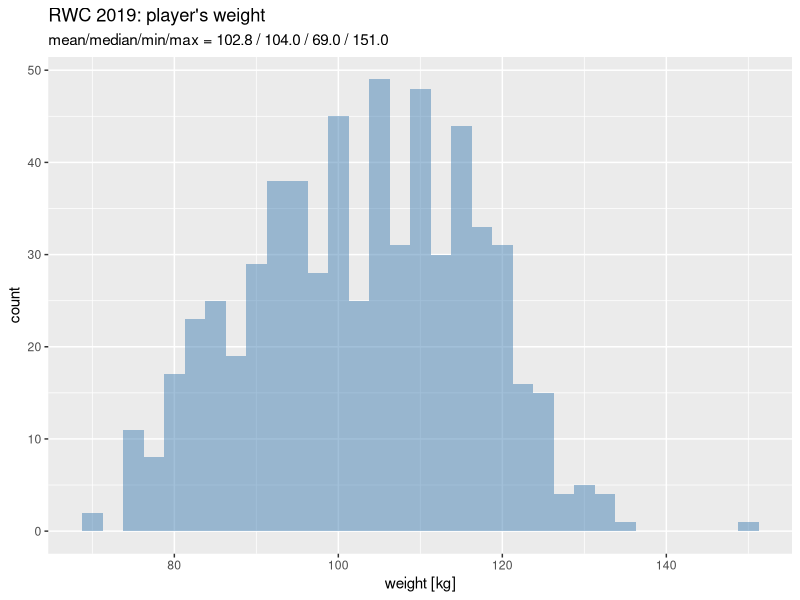
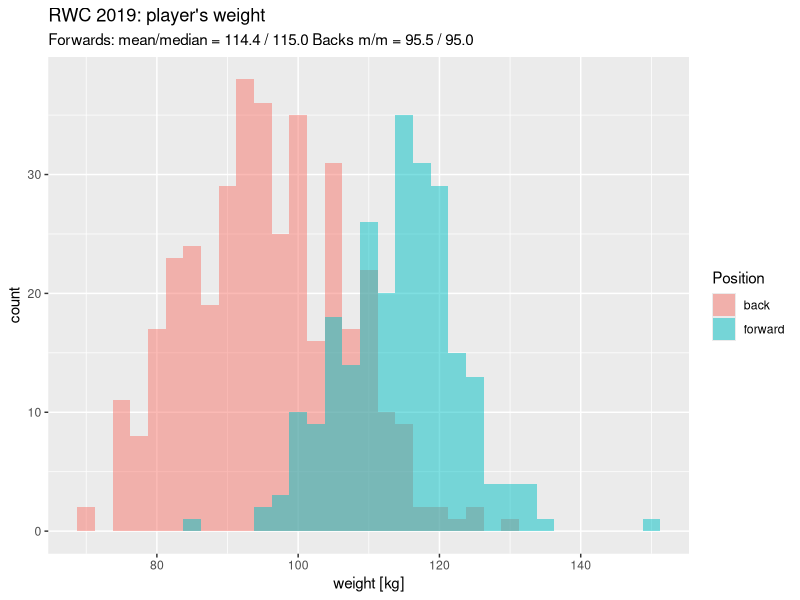
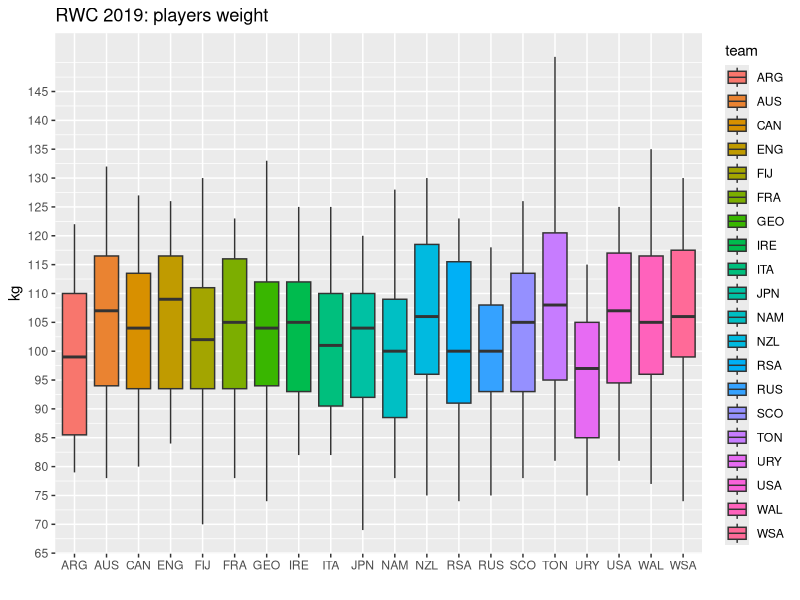
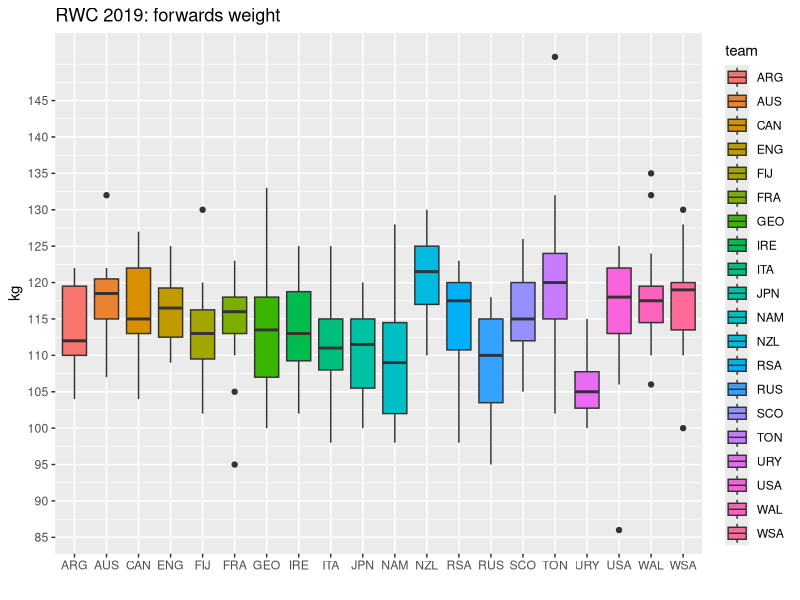
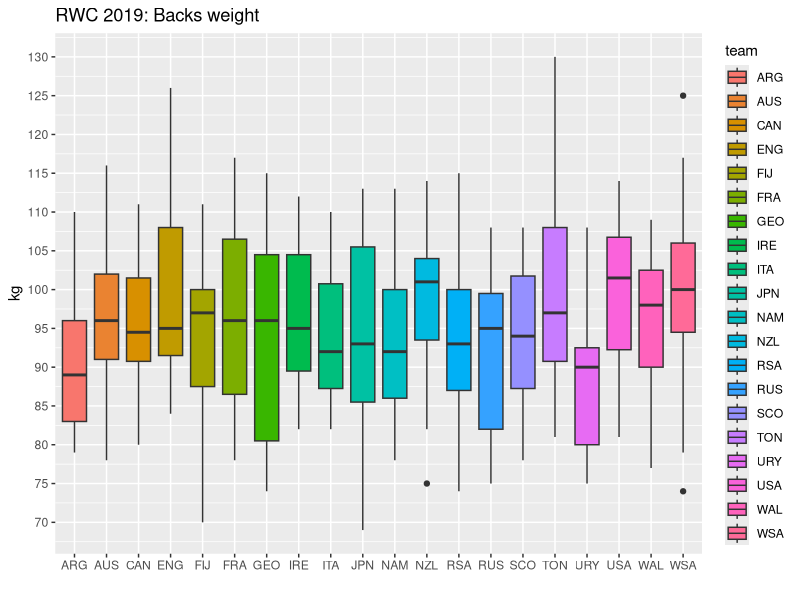
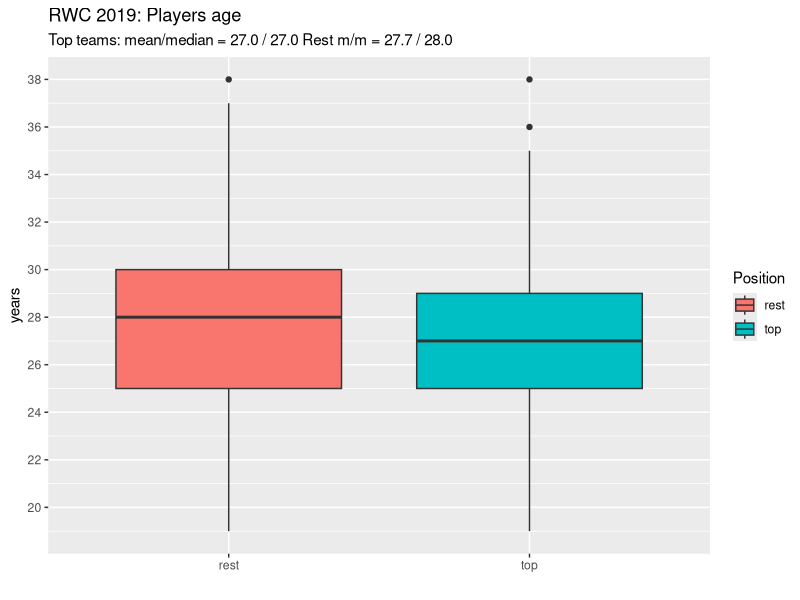
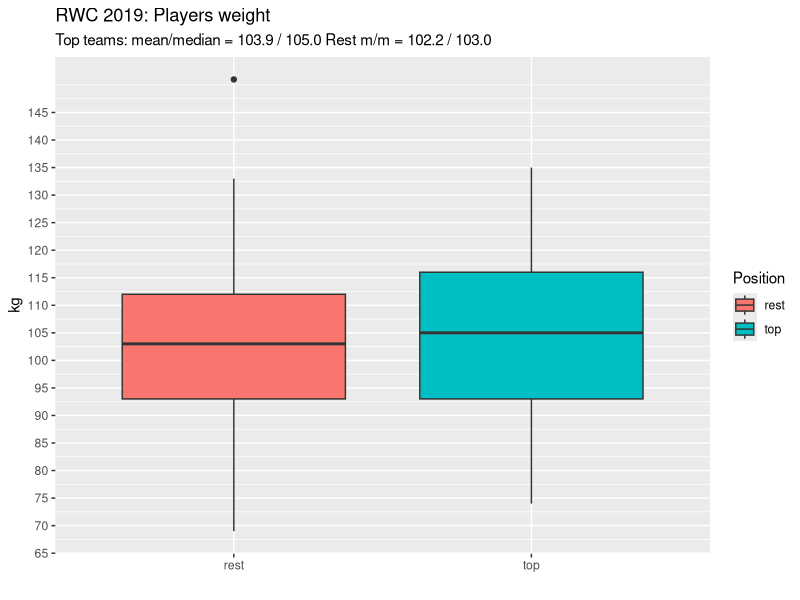
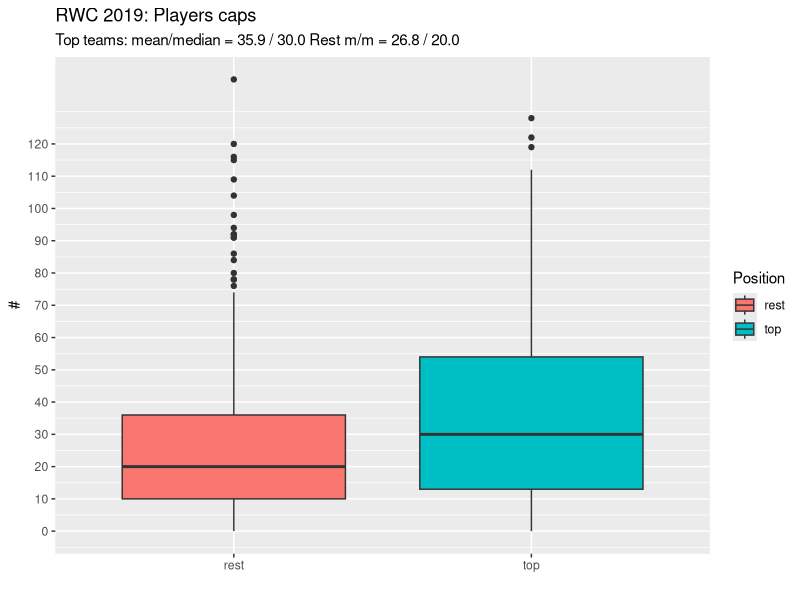

Reproduce these figures in R, in order.
## RWC 2019 players simple statistical analysis
## tprzechlewski@gmail.com
## CC by license
require(ggplot2)
require(dplyr)
## 

players <- read.csv("RWC_2019.csv", sep = ';', dec = ",",  header=T, na.string="--");

######################################################
## Forwards/Backs

f <- "forward"
b <- "back"

players <- mutate(players, bpos = recode(pos, PR = f, SR = f, HK = f, BR = b, CE = b, FB = b, FH = b, WI = b, SH = b ))

######################################################
# RWC semi-finalists    q-finalists
# =================== + ===============
# 1999 AUS FRA RSA NZL  WAL ENG SCO ARG
# 2003 ENG AUS NZL FRA  RSA SCO IRL WAL
# 2007 RSA ENG ARG FRA  AUS NZL FIJ SCO
# 2011 NZL FRA AUS WAL  IRL ENG RSA ARG
# 2015 NZL AUS RSA ARG  WAL FRA IRL SCO

t <- "top"
r <- "rest"
players <- mutate(players, sft = recode(team, 
ARG=t, AUS=t, CAN=r, ENG=t, FIJ=r, FRA=t, GEO=r, IRE=r, ITA=r, JPN=r, NAM=r, NZL=t, RSA=t, RUS=r, SCO=r, TON=r, URY=r, USA=r, WAL=t, WSA=r))

######################################################

teams.weight <- group_by (players, team) %>%
  summarise( 
   median = median(weight, na.rm=TRUE), 
    mean = mean(weight, na.rm=TRUE), 
    min = min(weight, na.rm=TRUE), 
    max = max(weight, na.rm=TRUE)
  ) %>%
  as.data.frame %>%
  arrange(desc(median))

sft.weight <- group_by (players, sft) %>%
  summarise(
   median = median(weight, na.rm=TRUE), 
    mean = mean(weight, na.rm=TRUE), 
    min = min(weight, na.rm=TRUE), 
    max = max(weight, na.rm=TRUE)
  ) %>%
  as.data.frame %>%
  arrange(desc(median))

##str(sft.weight)
##
##sft.weight.top <- sft.weight %>% filter (sft == "top") %>% select(median) 
##sft.weight.rest <- sft.weight %>% filter (sft == "top") %>% select(median) 
sft.weight.top <- sft.weight %>% filter (sft == "top")  
sft.weight.rest <- sft.weight %>% filter (sft == "rest") 

sft.weight.top.mean <- sft.weight.top %>% select(mean) 
sft.weight.top.median <- sft.weight.top %>% select(median) 
sft.weight.rest.mean <- sft.weight.rest %>% select(mean) 
sft.weight.rest.median <- sft.weight.rest %>% select(median) 

##sft.weight.top.mean
##sft.weight.top.median

pos.weight <- group_by (players, bpos) %>%
  summarise(
   median = median(weight, na.rm=TRUE), 
    mean = mean(weight, na.rm=TRUE), 
    min = min(weight, na.rm=TRUE), 
    max = max(weight, na.rm=TRUE)
  ) %>%
  as.data.frame %>%
  arrange(desc(median))

pos.weight.fd <- pos.weight %>% filter (bpos == "forward")  
pos.weight.bk <- pos.weight %>% filter (bpos == "back") 

pos.weight.fd.mean <- pos.weight.fd %>% select(mean)
pos.weight.fd.median <- pos.weight.fd %>% select(median)
pos.weight.bk.mean <- pos.weight.bk %>% select(mean)
pos.weight.bk.median <- pos.weight.bk %>% select(median)

##pos.weight.fd.mean
##pos.weight.bk.mean

teams.weight
sft.weight
pos.weight

############################################
### Charts

weight.scale <- c(10, 15, 20, 25, 30, 35, 40, 45, 50, 55, 60, 65, 70, 75, 80,
        85, 90, 95, 100, 105, 110, 115, 120, 125, 130, 135, 140, 145 )
age.scale <- c(18, 20, 22, 24, 26, 28, 30, 32, 34, 36, 38, 40 )
caps.scale <- c(0, 10, 20, 30, 40, 50, 60, 70, 80, 90, 100, 110, 120 )


## Histograms #########################
## All players ########################
mean.weight <- mean (players$weight)
median.weight <- median (players$weight)
min.weight <- min (players$weight)
max.weight <- max (players$weight)

ggplot(players, aes(x=weight)) +
  ggtitle("RWC 2019: player's weight",
   subtitle=sprintf("mean/median/min/max = %.1f / %.1f / %.1f / %.1f",   mean.weight, median.weight, min.weight, max.weight)) +
  xlab("weight [kg]") +
  geom_histogram(binwidth=2.5, alpha=.5, fill="steelblue")

## Forwards vs Backs ##################
ggplot(players, aes(x=weight, fill=bpos)) +
  ggtitle("RWC 2019: player's weight",
   subtitle=sprintf("Forwards: mean/median = %.1f / %.1f Backs m/m = %.1f / %.1f", pos.weight.fd.mean, pos.weight.fd.median,
              pos.weight.bk.mean, pos.weight.bk.median )) +
  xlab("weight [kg]") +
  guides(fill=guide_legend("Position")) +
  geom_histogram(binwidth=2.5, alpha=.5, position="identity")

#ggplot(players, aes(x=caps, fill=bpos)) +
#  ggtitle("RWC 2019: player's caps") +
#  geom_histogram(binwidth=5, alpha=.5, position="identity")
#
#ggplot(players, aes(x=height, fill=bpos)) +
#  ggtitle("RWC 2019: player's height") +
#  geom_histogram(binwidth=2.0, alpha=.5, position="identity")
#
## All players comparison (team) ###########################

ggplot(players, aes(x=team, y=weight, fill=team)) + geom_boxplot() + ylab("kg") +
 scale_y_continuous(breaks=weight.scale) +
 ggtitle("RWC 2019: players weight") +
 xlab("");

#ggplot(players, aes(x=team, y=age, fill=team)) + geom_boxplot() + ylab("years") +
# scale_y_continuous(breaks=c(18, 20, 22, 24, 26, 28, 30, 32, 34, 36, 38, 40 )) +
# ggtitle("RWC 2019: Players age") +
# xlab("");
#
#ggplot(players, aes(x=team, y=caps, fill=team)) + geom_boxplot() + ylab("#") + 
# scale_y_continuous(breaks=caps.scale) +
# ggtitle("RWC 2019: caps") +
#  xlab("");
#
## Forwards comparison (team)
## PR = Prop SR = Lock HK = Hooker 

fplayers <-  filter(players, grepl("PR|SR|HK", players$pos))

#
#ggplot(fplayers, aes(x=team, y=age, fill=team)) + geom_boxplot() + ylab("years") +
# scale_y_continuous(breaks=age.scale) +
# ggtitle("RWC 2019: age of forwards") +
# xlab("");

ggplot(fplayers, aes(x=team, y=weight, fill=team)) + geom_boxplot() + ylab("kg") +
 scale_y_continuous(breaks=weight.scale) +
 ggtitle("RWC 2019: forwards weight") +
 xlab("");

#ggplot(fplayers, aes(x=team, y=caps, fill=team)) + geom_boxplot() + ylab("#") + 
# scale_y_continuous(breaks=caps.scale) +
# ggtitle("RWC 2019: caps of forwards") +
# xlab("");

## Backs comparions (team)  #####################
## BR = Back Row | CE = Centre | FB = Full Back | FH = Fly Half | WI = Wing | SH = Scrum Half

bplayers <- filter(players, grepl ("BR|CE|FB|FH|WI|SH", players$pos )  )

#ggplot(bplayers, aes(x=team, y=age, fill=team)) + geom_boxplot() + ylab("years") +
# scale_y_continuous(breaks=age.scale) +
# ggtitle("RWC 2019: age (Backs)") +
# xlab("");

ggplot(bplayers, aes(x=team, y=weight, fill=team)) + geom_boxplot() + ylab("kg") +
 scale_y_continuous(breaks=weight.scale) +
 ggtitle("RWC 2019: Backs weight") +
 xlab("");

#ggplot(bplayers, aes(x=team, y=caps, fill=team)) + geom_boxplot() + ylab("#") + 
# scale_y_continuous(breaks=caps.scale) +
# ggtitle("RWC 2019: Backs caps") +
# xlab("");
#

sft.age <- group_by (players, sft) %>%
  summarise(
   median = median(age, na.rm=TRUE), 
    mean = mean(age, na.rm=TRUE), 
    min = min(age, na.rm=TRUE), 
    max = max(age, na.rm=TRUE)
  ) %>%
  as.data.frame %>%
  arrange(desc(median))

sft.age.top <- sft.age %>% filter (sft == "top")  
sft.age.rest <- sft.age %>% filter (sft == "rest") 

sft.age.top.mean <- sft.age.top %>% select(mean) 
sft.age.top.median <- sft.age.top %>% select(median) 
sft.age.rest.mean <- sft.age.rest %>% select(mean) 
sft.age.rest.median <- sft.age.rest %>% select(median) 

# Top vs rest teams
ggplot(players, aes(x=sft, y=age, fill=sft)) + geom_boxplot() + ylab("years") +
 scale_y_continuous(breaks=age.scale) +
 ggtitle("RWC 2019: Players age",
   subtitle=sprintf("Top teams: mean/median = %.1f / %.1f Rest m/m = %.1f / %.1f", 
     sft.age.top.mean, sft.age.top.median, sft.age.rest.mean, sft.age.rest.median)) +
  guides(fill=guide_legend("Position")) +
  xlab("");

ggplot(players, aes(x=sft, y=weight, fill=sft)) + geom_boxplot() + ylab("kg") +
 scale_y_continuous(breaks=weight.scale) +
 ggtitle("RWC 2019: Players weight",
   subtitle=sprintf("Top teams: mean/median = %.1f / %.1f Rest m/m = %.1f / %.1f", 
     sft.weight.top.mean, sft.weight.top.median, sft.weight.rest.mean, sft.weight.rest.median)) +
  guides(fill=guide_legend("Position")) +
 xlab("");

sft.caps <- group_by (players, sft) %>%
  summarise(
   median = median(caps, na.rm=TRUE), 
    mean = mean(caps, na.rm=TRUE), 
    min = min(caps, na.rm=TRUE), 
    max = max(caps, na.rm=TRUE)
  ) %>%
  as.data.frame %>%
  arrange(desc(median))

sft.caps.top <- sft.caps %>% filter (sft == "top")  
sft.caps.rest <- sft.caps %>% filter (sft == "rest") 

sft.caps.top.mean <- sft.caps.top %>% select(mean) 
sft.caps.top.median <- sft.caps.top %>% select(median) 
sft.caps.rest.mean <- sft.caps.rest %>% select(mean) 
sft.caps.rest.median <- sft.caps.rest %>% select(median) 

ggplot(players, aes(x=sft, y=caps, fill=sft)) + geom_boxplot() + ylab("#") + 
 scale_y_continuous(breaks=caps.scale) +
 ggtitle("RWC 2019: Players caps",
   subtitle=sprintf("Top teams: mean/median = %.1f / %.1f Rest m/m = %.1f / %.1f", 
     sft.caps.top.mean, sft.caps.top.median, sft.caps.rest.mean, sft.caps.rest.median)) +
  guides(fill=guide_legend("Position")) +
 xlab("");

## Forwards 
## PR = Prop | SR = 2nd Row | HK = Hooker
fplayers <- filter(players, grepl("PR|SR|HK", players$pos))

#ggplot(fplayers, aes(x=sft, y=age, fill=sft)) + geom_boxplot() + ylab("years") +
# scale_y_continuous(breaks=age.scale) +
# ggtitle("RWC 2019: Forwards age") +
#  xlab("");

sft.weight.fp <- group_by (fplayers, sft) %>%
  summarise(
   median = median(weight, na.rm=TRUE), 
    mean = mean(weight, na.rm=TRUE), 
    min = min(weight, na.rm=TRUE), 
    max = max(weight, na.rm=TRUE)
  ) %>%
  as.data.frame %>%
  arrange(desc(median))

sft.weight.fp.top <- sft.weight.fp %>% filter (sft == "top")  
sft.weight.fp.rest <- sft.weight.fp %>% filter (sft == "rest") 

sft.weight.fp.top.mean <- sft.weight.fp.top %>% select(mean) 
sft.weight.fp.top.median <- sft.weight.fp.top %>% select(median) 
sft.weight.fp.rest.mean <- sft.weight.fp.rest %>% select(mean) 
sft.weight.fp.rest.median <- sft.weight.fp.rest %>% select(median) 


ggplot(fplayers, aes(x=sft, y=weight, fill=sft)) + geom_boxplot() + ylab("kg") +
 scale_y_continuous(breaks=weight.scale) +
 ggtitle("RWC 2019: Forwards weight",
   subtitle=sprintf("Top teams: mean/median = %.1f / %.1f Rest m/m = %.1f / %.1f", 
     sft.weight.fp.top.mean, sft.weight.fp.top.median, sft.weight.fp.rest.mean, sft.weight.fp.rest.median)) +
  guides(fill=guide_legend("Position")) +
 xlab("");

#ggplot(fplayers, aes(x=sft, y=caps, fill=sft)) + geom_boxplot() + ylab("#") + 
# scale_y_continuous(breaks=caps.scale) +
# ggtitle("RWC 2019: Forwards caps") +
# xlab("");
##
